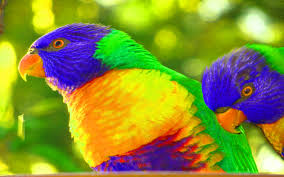
#> input picture img07.jpg, 284 x 177 px
$ python dwt.py   (older library calls are emulated)
#> lines starting #> are read from the running program, lines starting #| are printed output that depends on the picture
# -*- coding: utf-8 -*-
"""
Created on Wed Mar 27 22:45:29 2019

@author: 15pt03
"""

import matplotlib.pyplot as plt
from numpy import zeros
import numpy as np
import scipy.misc
import pywt.data
import pywt
import cv2
import random


"""
-*-*-*-*-*-*-*-*-*-*-*-*-*-*-*-*-*-*-*-*-*-*-*-*-*-*-*-*-*-*-*-*-*-*-*-*-*-*-*-
General Functions:
-*-*-*-*-*-*-*-*-*-*-*-*-*-*-*-*-*-*-*-*-*-*-*-*-*-*-*-*-*-*-*-*-*-*-*-*-*-*-*-
"""
def LtoRShift(block):
    return np.transpose(block)

def RtoLShift(block):
    new = np.zeros(block.shape)
    for i in range(len(block)-1, -1, -1):
        for j in range(len(block)-1-i):
            new[i][j] = block[len(block)-1-j][len(block)-1-i]
    for i in range(len(block)-1, -1, -1):
        new[i][len(block)-1-i] = block[i][len(block)-1-i]
    for i in range(len(block)-1, -1, -1):
        for j in range(len(block)-i, len(block)):
            new[i][j] = block[len(block)-1-j][len(block)-1-i]
    return new

#stack together the blocks to create the image
def ConstructImage(block):
    new_image = np.block([block[0:block_incr]])
    for i in range(1, block_incr):
        b = np.block([block[i*block_incr:(i+1)*block_incr]])
        new_image = np.vstack([new_image, b])
    return new_image


"""
-*-*-*-*-*-*-*-*-*-*-*-*-*-*-*-*-*-*-*-*-*-*-*-*-*-*-*-*-*-*-*-*-*-*-*-*-*-*-*-
Compression:
-*-*-*-*-*-*-*-*-*-*-*-*-*-*-*-*-*-*-*-*-*-*-*-*-*-*-*-*-*-*-*-*-*-*-*-*-*-*-*-
"""
#Convert to textured image the input image
def ColorToTexturedImage(img):
    ycrcb = cv2.cvtColor(img, cv2.COLOR_BGR2YCR_CB)
    y, cr, cb = cv2.split(ycrcb)
    ycrcb = cv2.merge((y, cr, cb))
    plt.imshow(ycrcb)

    titles = ['L', ' H']
    cfs = pywt.dwt(y, 'haar')
    CA, CB = cfs
    fig = plt.figure(figsize=(3, 3))
    for i, a in enumerate([CA, CB]):
        ax = fig.add_subplot(1, 2, i + 1)
        ax.imshow(a, interpolation="nearest", cmap=plt.cm.gray)
        ax.set_title(titles[i], fontsize=10)
        ax.set_xticks([])
        ax.set_yticks([])
    fig.tight_layout()
    plt.show()

    i = pywt.idwt(cb, cr, 'haar')
    plt.imshow(i)

    titles = ['LL', ' LH', 'HL', 'HH']
    coeffs2 = pywt.dwt2(y, 'haar')
    LL, (LH, HL, HH) = coeffs2
    fig = plt.figure(figsize=(12, 3))
    for i, a in enumerate([LL, LH, HL, HH]):
        ax = fig.add_subplot(2, 2, i + 1)
        ax.imshow(a, interpolation="nearest", cmap=plt.cm.gray)
        ax.set_title(titles[i], fontsize=10)
        ax.set_xticks([])
        ax.set_yticks([])
    fig.tight_layout()
    plt.show()

    newcb = zeros([len(LL), len(LL[0])])
    for i in range(len(cb)):
        for j in range(len(cb[0]), 2):
            newcb[i][j] = cb[i][j]
    newcr = zeros([len(LL), len(LL[0])])
    for i in range(len(cr)):
        for j in range(len(cr[0]), 2):
            newcr[i][j] = cr[i][j]

    coeffs = (LL, (newcb, newcr, HH))
    img = pywt.idwt2(coeffs, 'haar')
    scipy.misc.imsave('textured.png', img)
    return img

#Permute the blocks randomly
def ShuffleImage(img, seed):
    block = []
    for i in range(0, factor, incr):
        for j in range(0, factor, incr):
            block.append(img[i:i+incr, j:j+incr])

    random.seed(seed)
    random.shuffle(block)

    new_image = ConstructImage(block)
    scipy.misc.imsave('textured_shuffled.png', new_image)
    return new_image, block

#Triangular shuffle the blocks
def TriangularShuffling(block):
    for i in range(0, len(block), 2):   #even
        block[i] = LtoRShift(block[i])
    for i in range(1, len(block), 2):   #odd
        block[i] = RtoLShift(block[i])
    return block

def Compression(img, seed):
    img = ColorToTexturedImage(img)
    new_image, block = ShuffleImage(img, seed)
    block = TriangularShuffling(block)
    new_image = ConstructImage(block)
    scipy.misc.imsave('textured_shuffled_triangular.png', new_image)


"""
-*-*-*-*-*-*-*-*-*-*-*-*-*-*-*-*-*-*-*-*-*-*-*-*-*-*-*-*-*-*-*-*-*-*-*-*-*-*-*-
Decompression:
-*-*-*-*-*-*-*-*-*-*-*-*-*-*-*-*-*-*-*-*-*-*-*-*-*-*-*-*-*-*-*-*-*-*-*-*-*-*-*-
"""
#Triangular reshuffle the image
def InvTriangularShuffling(img):
    block = []
    for i in range(0, factor, incr):
        for j in range(0, factor, incr):
            block.append(img[i:i+incr, j:j+incr])
    block = TriangularShuffling(block)
    new_image = ConstructImage(block)
    scipy.misc.imsave('tringular_textured_shuffled_triangular_rev1.png', new_image)
    return block

#Reorder the randomly permuted image
def ReshuffleImage(block, seed):
    new_block = [0]*len(block)
    Order = list(range(len(block)))
    random.seed(seed)
    random.shuffle(Order)
    for index, originalIndex in enumerate(Order):
        new_block[originalIndex] = block[index]
    new_image = ConstructImage(new_block)
    scipy.misc.imsave('tringular_textured_shuffled_triangular_rev2.png', new_image)
    return new_image

#Obtain the colored image from the textured image
def TexturedToColorImage(img):
    cfs = pywt.dwt(img, 'haar')
    CA, CB = cfs
    coeffs2 = pywt.dwt2(img, 'haar')
    LL, (LH, HL, HH) = coeffs2
    coeffs = (LL, (LH, HL, HH))
    y = pywt.idwt2(coeffs, 'haar')
    y = y.astype(np.uint8)
    new_img = cv2.merge((y, cr, cb))
    rgb = cv2.cvtColor(new_img, cv2.COLOR_YCR_CB2BGR)
    scipy.misc.imsave('tringular_textured_shuffled_triangular_rev3.png', rgb)

def Decompression(seed):
    img = cv2.imread('textured_shuffled_triangular.png', cv2.IMREAD_GRAYSCALE)
    block = InvTriangularShuffling(img)
    new_image = ReshuffleImage(block, seed)
    TexturedToColorImage(new_image)


img_name = "img07"
incr = 8
basic_seed = 63
org_img = cv2.imread(img_name + ".jpg", cv2.IMREAD_COLOR)
#> org_img is the input picture: shape (177, 284, 3); mean B, G, R 51.4, 144.7, 137.5
factor = min(org_img.shape[0], org_img.shape[1]) % incr
#> factor = 1
factor = min(org_img.shape[0], org_img.shape[1]) - factor
#> factor = 176
block_incr = factor//incr
#> block_incr = 22
img = org_img[:factor, :factor]
scipy.misc.imsave('original.png', img)
ycrcb = cv2.cvtColor(img, cv2.COLOR_BGR2YCR_CB)
#> ycrcb: shape (176, 176, 3); mean of channels 0, 1, 2 139.5, 135.1, 73.1
y, cr, cb = cv2.split(ycrcb)
Compression(img, basic_seed)
#> the loop in ColorToTexturedImage, `for i, a in enumerate([CA, CB]):` made 2 passes
#> in ColorToTexturedImage, `LL, (LH, HL, HH) = coeffs2`:
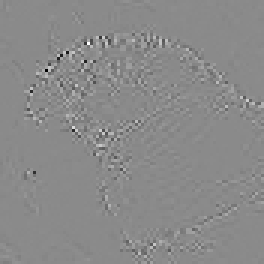
#> HH: shape (88, 88) float64 (shown 3 times larger); min -57.5, max 48.5, mean 0; drawn with min black and max white
#> the loop in ColorToTexturedImage, `for i, a in enumerate([LL, LH, HL, HH]):` made 4 passes
#> in ColorToTexturedImage, `newcb = zeros([len(LL), len(LL[0])])`: newcb: shape (88, 88) float64; every value is 0
#> in ColorToTexturedImage, `img = pywt.idwt2(coeffs, 'haar')`:
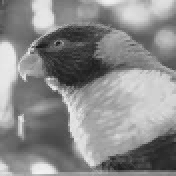
#> img: shape (176, 176) float64; min 23, max 242.5, mean 139.5
#> after the loop in ShuffleImage, `for i in range(0, factor, incr):`: block = 484 items
#> after the loop in ConstructImage, `for i in range(1, block_incr):`:
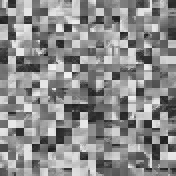
#> new_image: shape (176, 176) float64; min 23, max 242.5, mean 139.5
#> the loop in TriangularShuffling, `for i in range(0, len(block), 2):` made 242 passes
#> i on passes 3 to 5: 4, 6, 8
#> the loop in TriangularShuffling, `for i in range(1, len(block), 2):` made 242 passes
#> i on passes 2 to 4: 3, 5, 7
#> after the loop in ConstructImage (call 2), `for i in range(1, block_incr):`:
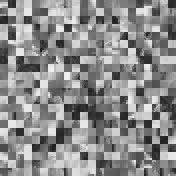
#> new_image: shape (176, 176) float64; min 23, max 242.5, mean 139.5
Decompression(basic_seed)
#> the loop in TriangularShuffling (call 2), `for i in range(0, len(block), 2):` made 242 passes
#> the loop in TriangularShuffling (call 2), `for i in range(1, len(block), 2):` made 242 passes
#> in ReshuffleImage, `new_block = [0]*len(block)`: new_block = 484 values from 0 to 0
#> in ReshuffleImage, `Order = list(range(len(block)))`: Order = 484 values from 0 to 483
#> the loop in ReshuffleImage, `for index, originalIndex in enumerate(Order):` made 484 passes
#> originalIndex on passes 1 to 3: 332, 97, 342
#> after the loop in ReshuffleImage, `for index, originalIndex in enumerate(Order):`: new_block = 484 items
#> in TexturedToColorImage, `CA, CB = cfs`:
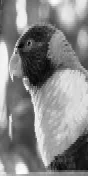
#> CA: shape (176, 88) float64; min 1.41, max 359.9, mean 191.5; drawn with min black and max white
#> in TexturedToColorImage, `CA, CB = cfs`:
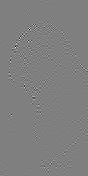
#> CB: shape (176, 88) float64; min -46.67, max 46.67, mean 0; drawn with min black and max white
#> in TexturedToColorImage, `new_img = cv2.merge((y, cr, cb))`: new_img: shape (176, 176, 3); mean of channels 0, 1, 2 135.4, 135.1, 73.1
#> in TexturedToColorImage, `rgb = cv2.cvtColor(new_img, cv2.COLOR_YCR_CB2BGR)`:
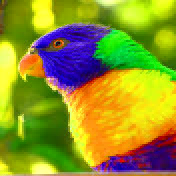
#> rgb: shape (176, 176, 3); mean B, G, R 39.5, 149.1, 145.1

$ run again, with img01.jpg copied over img07.jpg
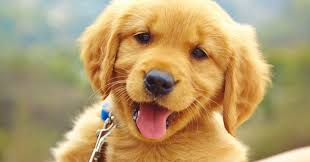
#> input picture img01.jpg, 310 x 162 px
#> org_img is the input picture: shape (162, 310, 3); mean B, G, R 109, 155.8, 180.9
#> ycrcb: shape (160, 160, 3); mean of channels 0, 1, 2 154.9, 141.1, 105.1
#> the loop in ColorToTexturedImage, `for i, a in enumerate([CA, CB]):` made 2 passes
#> the loop in ColorToTexturedImage, `for i, a in enumerate([LL, LH, HL, HH]):` made 4 passes
#> newcb: shape (80, 80) float64; every value is 0
#> after the loop in ShuffleImage, `for i in range(0, factor, incr):`: block = 400 items
#> the loop in TriangularShuffling, `for i in range(0, len(block), 2):` made 200 passes
#> i on passes 3 to 5: 4, 6, 8
#> the loop in TriangularShuffling, `for i in range(1, len(block), 2):` made 200 passes
#> i on passes 2 to 4: 3, 5, 7
#> after the loop in ConstructImage (call 2), `for i in range(1, block_incr):`:
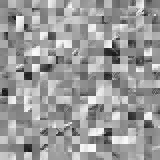
#> new_image: shape (160, 160) float64; min 19, max 252, mean 154.9
#> the loop in TriangularShuffling (call 2), `for i in range(0, len(block), 2):` made 200 passes
#> the loop in TriangularShuffling (call 2), `for i in range(1, len(block), 2):` made 200 passes
#> in ReshuffleImage, `new_block = [0]*len(block)`: new_block = 400 values from 0 to 0
#> Order = 400 values from 0 to 399
#> the loop in ReshuffleImage, `for index, originalIndex in enumerate(Order):` made 400 passes
#> originalIndex on passes 1 to 3: 283, 22, 121
#> after the loop in ReshuffleImage, `for index, originalIndex in enumerate(Order):`: new_block = 400 items
#> new_img: shape (160, 160, 3); mean of channels 0, 1, 2 148.8, 141.1, 105.1
#> in TexturedToColorImage, `rgb = cv2.cvtColor(new_img, cv2.COLOR_YCR_CB2BGR)`:
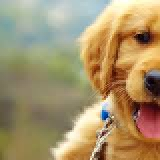
#> rgb: shape (160, 160, 3); mean B, G, R 108.1, 147.3, 167.1

$ run again, with img02.jpg copied over img07.jpg
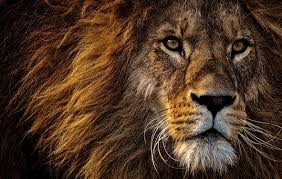
#> input picture img02.jpg, 282 x 179 px
#> org_img is the input picture: shape (179, 282, 3); mean B, G, R 36.1, 53.3, 77.8
#> ycrcb: shape (176, 176, 3); mean of channels 0, 1, 2 55.2, 143.4, 113.8
#> the loop in ColorToTexturedImage, `for i, a in enumerate([CA, CB]):` made 2 passes
#> the loop in ColorToTexturedImage, `for i, a in enumerate([LL, LH, HL, HH]):` made 4 passes
#> newcb: shape (88, 88) float64; every value is 0
#> after the loop in ShuffleImage, `for i in range(0, factor, incr):`: block = 484 items
#> the loop in TriangularShuffling, `for i in range(0, len(block), 2):` made 242 passes
#> i on passes 3 to 5: 4, 6, 8
#> the loop in TriangularShuffling, `for i in range(1, len(block), 2):` made 242 passes
#> i on passes 2 to 4: 3, 5, 7
#> after the loop in ConstructImage (call 2), `for i in range(1, block_incr):`:
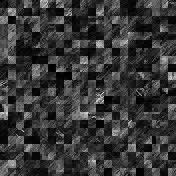
#> new_image: shape (176, 176) float64; min 0, max 229.5, mean 55.2
#> the loop in TriangularShuffling (call 2), `for i in range(0, len(block), 2):` made 242 passes
#> the loop in TriangularShuffling (call 2), `for i in range(1, len(block), 2):` made 242 passes
#> in ReshuffleImage, `new_block = [0]*len(block)`: new_block = 484 values from 0 to 0
#> Order = 484 values from 0 to 483
#> the loop in ReshuffleImage, `for index, originalIndex in enumerate(Order):` made 484 passes
#> originalIndex on passes 1 to 3: 332, 97, 342
#> after the loop in ReshuffleImage, `for index, originalIndex in enumerate(Order):`: new_block = 484 items
#> new_img: shape (176, 176, 3); mean of channels 0, 1, 2 61.3, 143.4, 113.8
#> in TexturedToColorImage, `rgb = cv2.cvtColor(new_img, cv2.COLOR_YCR_CB2BGR)`:
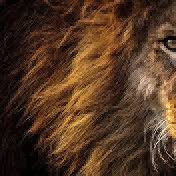
#> rgb: shape (176, 176, 3); mean B, G, R 36.1, 55.2, 82.9
